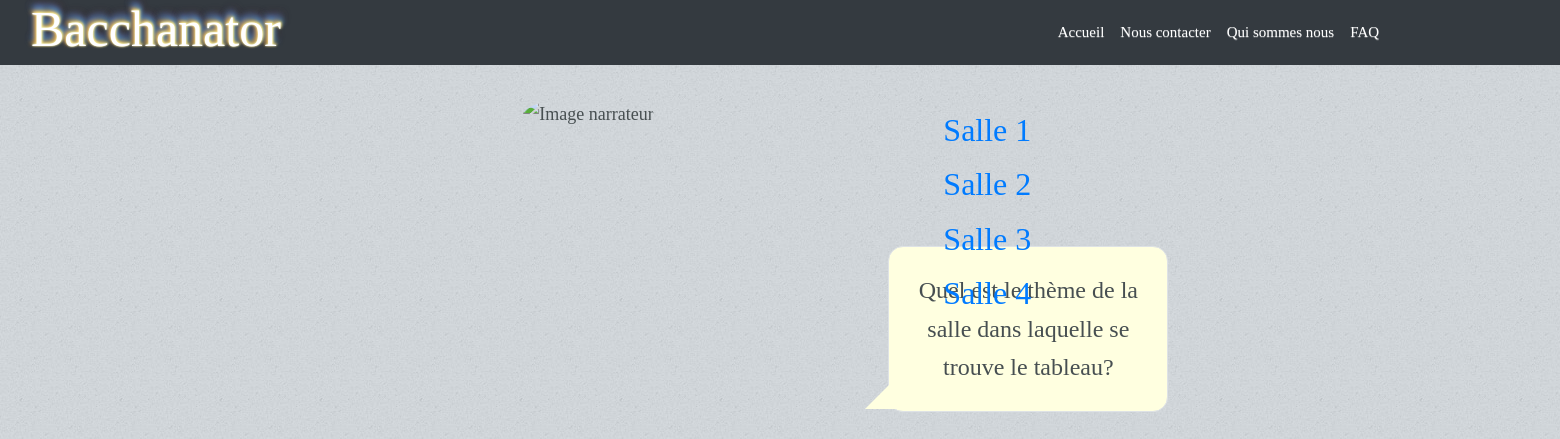
The app's page /jouer/, older data.
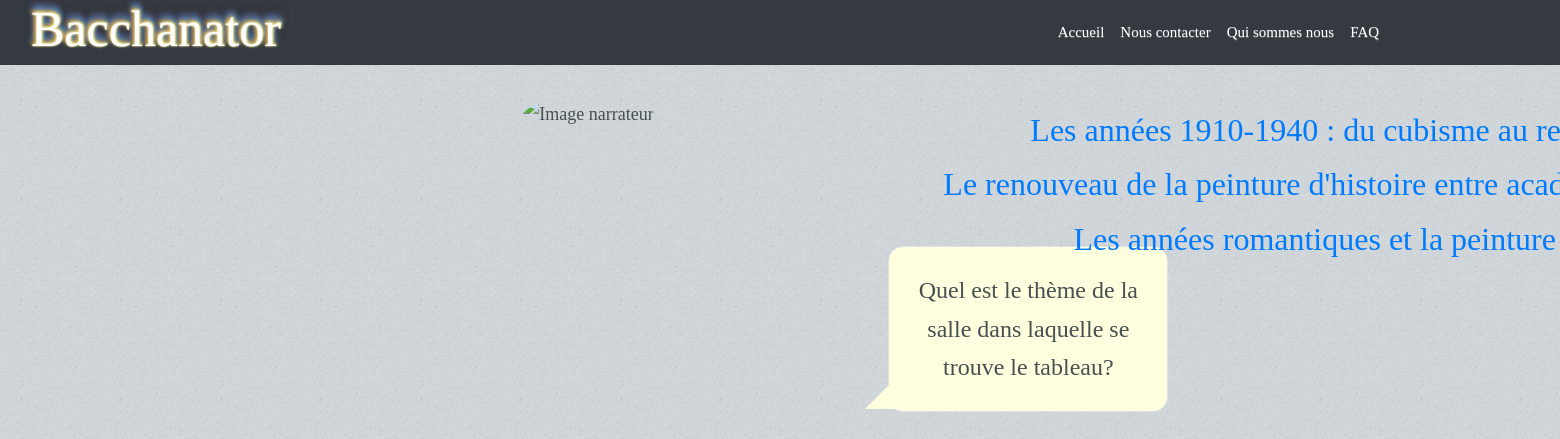
The same page, newer data.
### blog/models.py (models this page shows, shortened)
class Question(models.Model):
    cleQuestion = models.IntegerField(primary_key = True)
    descriptionQuestion = models.CharField(max_length=200)
    inclu = models.IntegerField()
    reponses = models.ManyToManyField(Reponse, through='Associer')
    tags = models.ManyToManyField(Tag, through='Concerner')

class Associer(models.Model):
    reponse = models.ForeignKey(Reponse, on_delete=models.CASCADE)
    question = models.ForeignKey(Question, on_delete=models.CASCADE)
    tag = models.CharField(max_length=80, blank=True)
    no_tag = models.CharField(max_length=80, blank=True)

class Reponse(models.Model):
    cleReponse = models.IntegerField(primary_key=True)
    descriptionReponse = models.CharField(max_length= 200)

### blog/views.py (the view)
# urls.py: path('jouer/', views.jouer, name='play_button'),
def jouer(request):
    question = None
    associee = None
    if request.method == 'POST':
        form = AnswerForm(request.POST)
        print(form)
        if form.is_valid():
            tag = form.cleaned_data['tag']
            print( "tag = " + tag)
            no_tag = form.cleaned_data['no_tag']
            print(no_tag)
            question_asked = form.cleaned_data['question_asked']
            print("questions_asked = " + question_asked)
            question_asked = form.cleaned_data['question_asked']
            tags = request.session['tags']
            no_tags = request.session['no_tags']
            questions_asked = request.session['questions_asked']
            cletag = 0
            if tag!="":
                cletag =  Tag.objects.all().filter(tag = tag).values_list()[0][0]
                tags = tags + "," + str(cletag)
            else:
                cletag =  Tag.objects.all().filter(tag = no_tag).values_list()[0][0]
                no_tags = no_tags + "," + str(cletag)
            print(cletag)
            print("tags = " + tags)
            print(no_tags)
            print(questions_asked)
            if question_asked!="":
                questions_asked = questions_asked + "," +  question_asked
            request.session['tags'] = tags
            request.session['no_tags'] = no_tags
            request.session['questions_asked'] = questions_asked
            tags = tags.split(",")
            tags.remove('')
            no_tags = no_tags.split(",")
            no_tags.remove('')
            questions_asked = questions_asked.split(",")
            questions_asked.remove('')
            contain = Contenir.objects.all()
            concerns = Concerner.objects.all()
            print("Début for")
            print(concerns)
            for i in range(len(tags)):
                print("------------------------------------------------------")
                contain = contain.filter(image__tags = int(tags[i]))
                concerns = concerns.filter(question__tags = int(tags[i]))
                print(concerns)
            for i in range(len(no_tags)):
                contain = contain.exclude(image__tags = int(no_tags[i]))
                concerns = concerns.exclude(tag = int(no_tags[i]))
                concerns = concerns.exclude(question__inclu = int(no_tags[i]))
            print("Avant")
            for i in range(len(questions_asked)):
                concerns = concerns.exclude(question__cleQuestion = int(questions_asked[i]))
            print(contain)
            print(concerns)
            size_contain = len(contain.values('image').annotate(dcount=Count('image')) )
            print("******************************************")
            print(size_contain)
            size_concerns = concerns.count()
            if size_contain ==1:
                img = contain[0].image
                return render(request, 'blog/afficher_image.html', {'img': img})
            if size_concerns!=0:
                question = concerns[0].question
                if question.cleQuestion == question_asked and size_concerns>1:
                    question = concerns[1].question
                print(question)
                associee = Associer.objects.filter(question = question.cleQuestion)
                print(question.cleQuestion)
                print(associee)
    else:
        question = Question.objects.get(cleQuestion=1)
        associee = Associer.objects.filter(question = question)
        q = Associer.objects.filter(question = question).count()
    return render(request, 'blog/jouer.html', {'question': question, 'associee': associee})

### blog/templates/blog/jouer.html (shortened to what this page needs)
{% extends 'base.html' %} {% load static %} {% block titre %}Jouer{% endblock %} {% block question %}
<div class="container champs">
    <div class="col-sm-2"> </div>
    <div class="col-sm-8">
        <div class="row">
            <div class="col-sm-2"> </div>
            <div class="col-sm-10">
                <div class="personnage1 d-inline d-sm-inline-block ">
                    <img src="{% static 'img_site/bacchanator1.svg' %}" class="rounded-circle img" alt="Image narrateur" />
                </div>
                <div class="talk-bubble2 tri-right round border left-top" id="plus">
                    <div class="talktext">
                        <p class="p">{{ question.descriptionQuestion }}</p>
                    </div>
                </div>
                {% block reponse %}
                <div class="reponse">
                    <h2>
                        {% for a in associee %}
                        <p>
                            <a class="bouton answer" href="javascript:document.getElementById('{{ a.reponse.cleReponse }}').submit();">{{ a.reponse.descriptionReponse }} </a>
                        </p>
                        {% endfor %}
                    </h2>
                </div>
                {% endblock %}
            </div>
        </div>
    </div>
    <div class="col-sm-2"> </div>
</div>
{% endblock %}

### blog/templates/base.html (shortened to what this page needs)
<!DOCTYPE html>
{% load static %}
<html lang="fr">
    <head>
        <link rel="stylesheet" href="https://maxcdn.bootstrapcdn.com/bootstrap/4.0.0/css/bootstrap.min.css">
        <link rel="stylesheet" href="https://maxcdn.bootstrapcdn.com/bootstrap/3.3.4/css/bootstrap-theme.min.css">
        <link rel="stylesheet" href="{% static 'css/accueil.css'%}">
        <link rel="stylesheet" href="{% static 'css/base.css' %}">
        <link rel="stylesheet" href="{% static 'css/style_equipe.css' %}">
        <link rel="stylesheet" href="https://use.fontawesome.com/releases/v5.5.0/css/all.css" >
    </head>
    <body>
        <header>
            <nav class="navbar navbar-expand-md bg-dark navbar-light ">
                <div class="navbar-header col-sm-8"> <a class="navbar-brand text-white feu" href="{% url 'base' %}">Bacchanator</a> </div>
                <div id="navbarSupportedContent" class="collapse navbar-collapse col">
                    <ul class="navbar-nav mr-auto">
                        <li class="nav-item active"> <a class="nav-link text-white text" href="{% url 'base' %}">Accueil</a> </li>
                        <li class="nav-item"> <a class="nav-link text-white text" href="{% url 'contacter' %}">Nous contacter</a></li>
                        <li class="nav-item"> <a class="nav-link text-white text" href="{% url 'qui_sommes_nous' %}">Qui sommes nous</a></li>
                        <li class="nav-item"> <a class="nav-link text-white text" href="{% url 'faq' %}">FAQ</a></li>
                    </ul>
                </div>
            </nav>
        </header>
        <div>
            {% block question %}{% endblock %}
        </div>
    </body>
</html>

### blog/static/css/base.css (style rules this page uses)
body { background: #D4D9DD url('images/bg03.jpg'); color: #474f51; font-size: 13.5pt; font-family: 'Yanone Kaffeesatz'; line-height: 1.85em; font-weight: 300; }
.feu { font-family: 'Times New Roman', Times, serif; font-size: 50px; color: white; text-shadow: 0 0 2px #fefcc9, 1px -1px 3px #feec85, -2px -2px 4px #ffae34, 2px -4px 5px #5691b8, -2px -6px 6px #547fc0, 0 -8px 7px #587abb, 1px -9px 8px #451b0e; }
.text { font-size: smaller; }
.bouton.answer { text-decoration: none; }
.talk-bubble2 { left: 520px; margin: 20px; top: 260px; display: inline-block; position: absolute; width: 280px; height: auto; background-color: lightyellow; }
.round { border-radius: 15px; -webkit-border-radius: 15px; -moz-border-radius: 15px; }
.tri-right.left-top:after { content: ' '; position: absolute; width: 0; height: 0; left: -24px; right: auto; top: 2px; bottom: auto; border: 28px solid; border-color: lightyellow transparent transparent transparent; }
#plus { top: 160px; }
#plus:after { top: auto; bottom: 2px; border-color: transparent transparent lightyellow transparent; }
.talktext { padding: 1em; text-align: center; line-height: 1.6em; font-size: x-large; }
.talktext .p { -webkit-margin-before: 0em; -webkit-margin-after: 0em; }
.personnage, .personnage1 { position: relative; top: 30px; left: 160px; }
.img { width: 380px; height: 420px; }
.reponse { width: max-content; position: absolute; text-align: center; padding-top: 10px; padding-left: 580px; }

Row changes from the older to the newer data that the page shows:
removed Associer: reponse.descriptionReponse "Salle 2"
changed through a linked row, Associer: reponse.descriptionReponse "Salle 1" → "Les années 1910-1940 : du cubisme au…"
changed through a linked row, Associer: reponse.descriptionReponse "Salle 3" → "Le renouveau de la peinture d'histoire entre…"
changed through a linked row, Associer: reponse.descriptionReponse "Salle 4" → "Les années romantiques et la peinture…"
